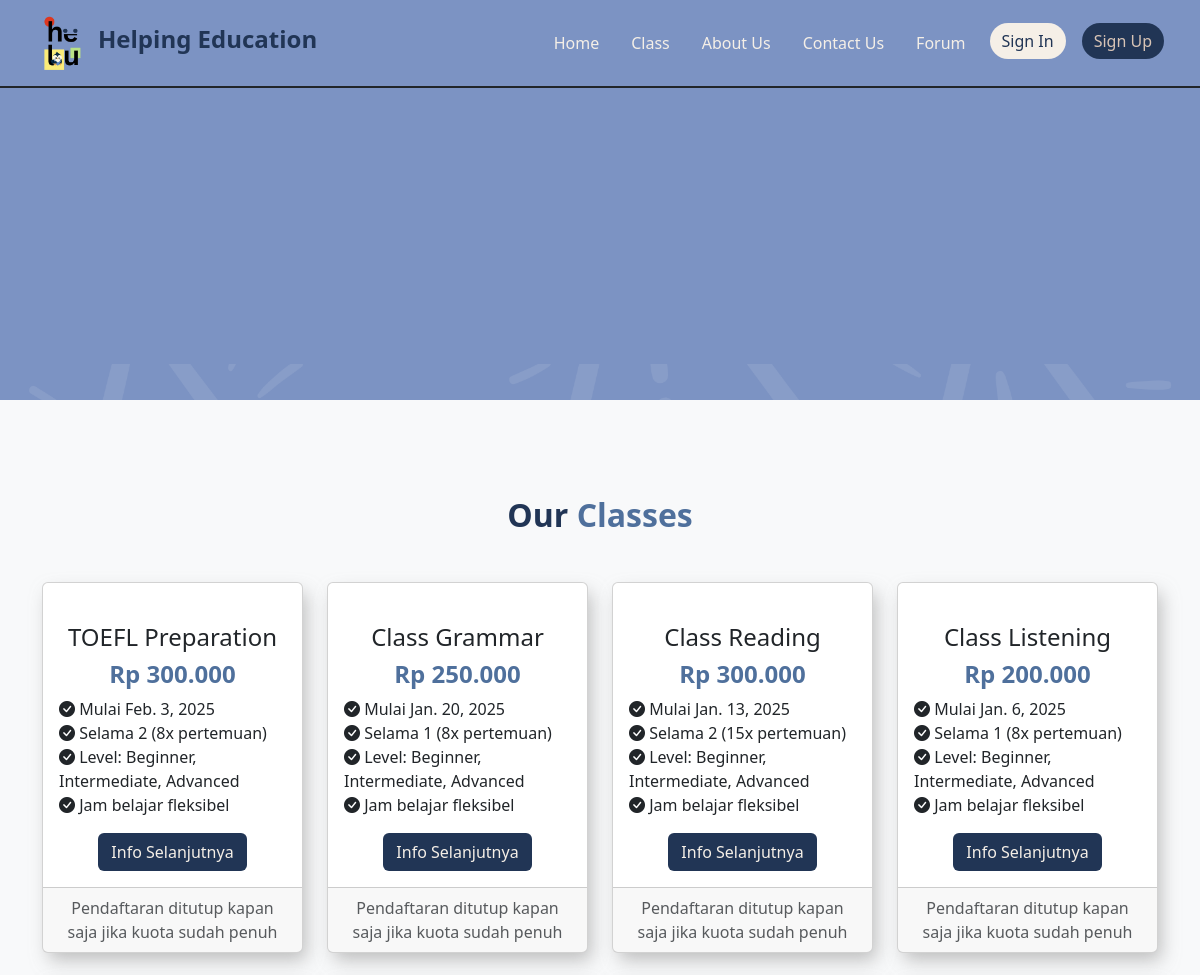
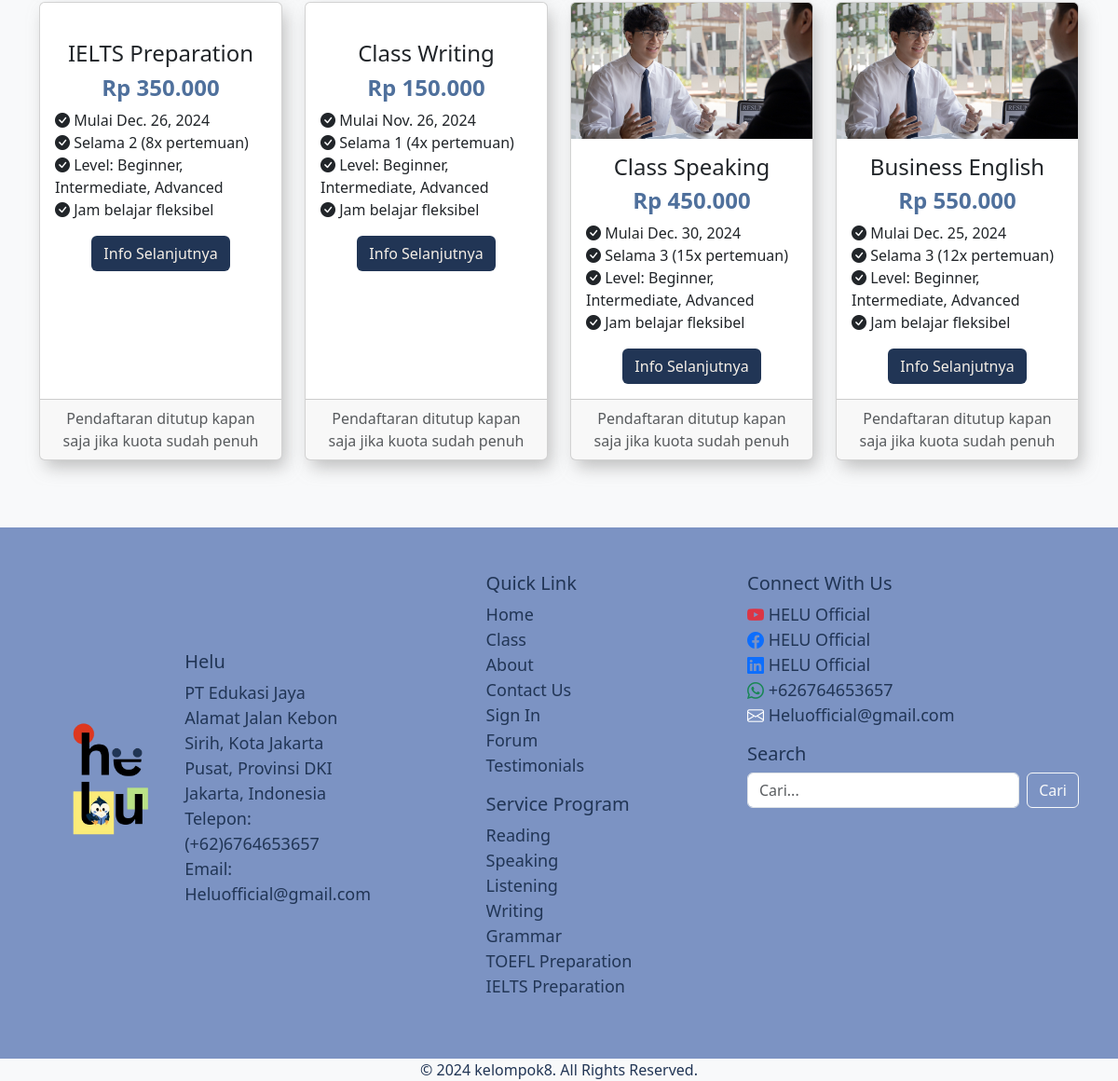
Page /classPage/ on the committed database (2 pictures, top to bottom).
### classPage/models.py (models this page shows, shortened)
class Classpages(models.Model):
    title = models.CharField(max_length=100)
    price = models.DecimalField(max_digits=10, decimal_places=3)
    start_date = models.DateField()
    duration = models.IntegerField()  # Durasi dalam bulan
    sessions = models.IntegerField()  # Jumlah pertemuan
    level = models.CharField(max_length=50,)
    image_url = models.CharField(max_length=255)
    url_slug = models.CharField(max_length=50,)  # Default URL slug

### classPage/views.py (the view)
# urls.py: path('', views.class_page, name='class_page'),
def class_page(request):
    classpages = Classpages.objects.all()
    context = {
        'title': 'Class Helu',
        'bannerClass': static('images/AboutUs.png'),
        'classes': classpages,
        }
    return render (request,'class.html', context)

### classPage/context_processors.py (called while the page is built)
def global_testimonials(request):
    return {
        'global_testimonials': Testimonial.objects.all()
    }

### templates/class.html (shortened to what this page needs)
{%extends 'base.html'%}
{%load static%}
{%block head%}
<link rel="stylesheet" href="{%static 'css/class.css'%}">
{%endblock head%}
{%block content%}
  <section class="parallax bg-medium-dark " style="background-image: url('{{bannerClass}}')";>
      <div class="parallax-item position-fixed">
          <h1 class="typing-effect2"></h1>
      </div>
  </section>
  <main class="position-relative z-2">
  <section id="classes" class="py-5 bg-light ">
    <div class="container mt-5">
      <h2 class="text-center fw-bold mb-5 color-dark">Our <span class="color-medium-dark">Classes</span></h2>
      <div class="row ">
        {% for classpages in classes %}
        <div class="col-lg-3 col-md-6 mb-4">
            <div class="card h-100 text-center" id="hover-pilih-kelas">
                <div class="overflow-hidden">
                    <img src="{% static 'images/' %}{{ classpages.image_url }}" class="card-img-top" alt="{{ class.title }}">
                </div>
                <div class="card-body">
                    <h4 class="card-title">{{ classpages.title }}</h4>
                    <h4 class="color-medium-dark fw-bold">Rp {{ classpages.price }}</h4>
                    <ul class="list-unstyled text-start">
                        <li><i class="bi bi-check-circle-fill"></i> Mulai {{ classpages.start_date }}</li>
                        <li><i class="bi bi-check-circle-fill"></i> Selama {{ classpages.duration }} ({{ classpages.sessions }}x pertemuan)</li>
                        <li><i class="bi bi-check-circle-fill"></i> Level: {{ classpages.level }}</li>
                        <li><i class="bi bi-check-circle-fill"></i> Jam belajar fleksibel</li>
                    </ul>
                    <a href="{% url 'classPage:class_detail' classpages.url_slug %}" class="no-hover btn bg-dark1 color-light btn-class-info">Info Selanjutnya</a>
                </div>
                <div class="card-footer text-muted">
                    Pendaftaran ditutup kapan saja jika kuota sudah penuh
                </div>
            </div>
        </div>
        {% endfor %}
      </div>
    </div>
  </section>
{%endblock content%}

### static/css/custom.css (style rules this page uses)
body { background-color: #fff; }
.bg-dark1 { background-color: #213555; }
.bg-medium-dark { background-color: #7C93C3; }
.color-dark { color: #213555; }
.color-light { color: #f5efe7; }
.color-medium-dark { color: #4f709c; }
#hover-pilih-kelas { transition: all 0.3s ease; }

### static/css/class.css (style rules this page uses)
.parallax { height: 65vh; background-attachment: fixed; background-position: 70% 25%; background-repeat: no-repeat; background-size: contain; display: flex; justify-content: center; align-items: center; position: relative; }
.parallax-item { position: absolute; top: 37%; left: 30%; transform: translateY(-50%); z-index: 1; }
.parallax-item h1 { color: white; font-size: 4em; font-family: 'Trebuchet MS', 'Lucida Sans Unicode', 'Lucida Grande', 'Lucida Sans', Arial, sans-serif; font-weight: bold; padding: 10px; z-index: inherit; }
.card { box-shadow: 5px 9px 18px -2px rgba(156,156,156,0.64); transition: all 0.3s ease; }
@media only screen and (max-width: 1200px) { .parallax { height: 50vh; background-position: 70% 20%; background-size: contain; } }

### rows in the picture
Classpages: title "TOEFL Preparation", price "300.000", start_date "Feb. 3, 2025", duration "2", sessions "8", level "Beginner, Intermediate, Advanced"
Classpages: title "Class Grammar", price "250.000", start_date "Jan. 20, 2025", duration "1", sessions "8", level "Beginner, Intermediate, Advanced"
Classpages: title "Class Reading", price "300.000", start_date "Jan. 13, 2025", duration "2", sessions "15", level "Beginner, Intermediate, Advanced"
Classpages: title "Class Listening", price "200.000", start_date "Jan. 6, 2025", duration "1", sessions "8", level "Beginner, Intermediate, Advanced"
Classpages: title "IELTS Preparation", price "350.000", start_date "Dec. 26, 2024", duration "2", sessions "8", level "Beginner, Intermediate, Advanced"
Classpages: title "Class Writing", price "150.000", start_date "Nov. 26, 2024", duration "1", sessions "4", level "Beginner, Intermediate, Advanced"
Classpages: image_url (picture), title "Class Speaking", price "450.000", start_date "Dec. 30, 2024", duration "3", sessions "15", level "Beginner, Intermediate, Advanced"
Classpages: image_url (picture), title "Business English", price "550.000", start_date "Dec. 25, 2024", duration "3", sessions "12", level "Beginner, Intermediate, Advanced"
